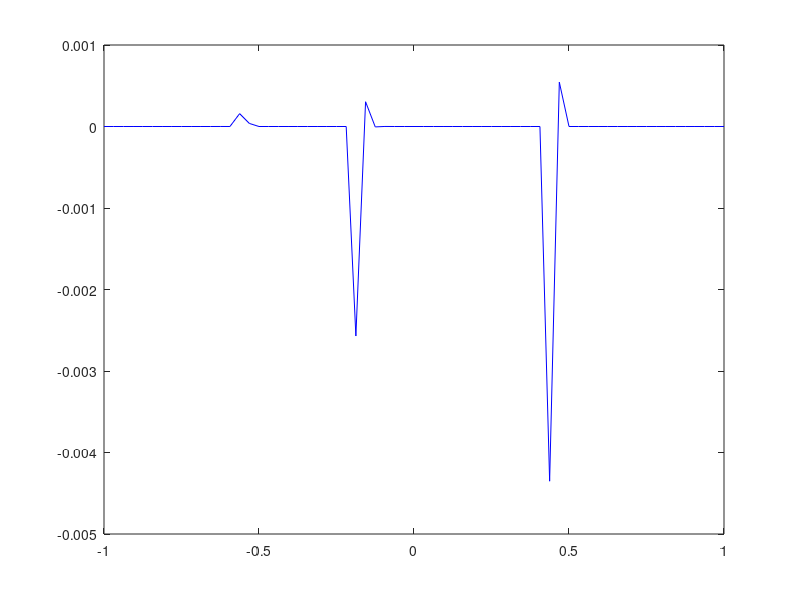

The MATLAB script that drew this image:
clc, clear all, clf

% input data:
D=load('solution.dat');
x=D(:,1);
u=D(:,2);
figure(1)
% utrue=-pi*sin(pi*x);
plot(x,u,'b')
% axis([-1 1 -1.2 1.2])
